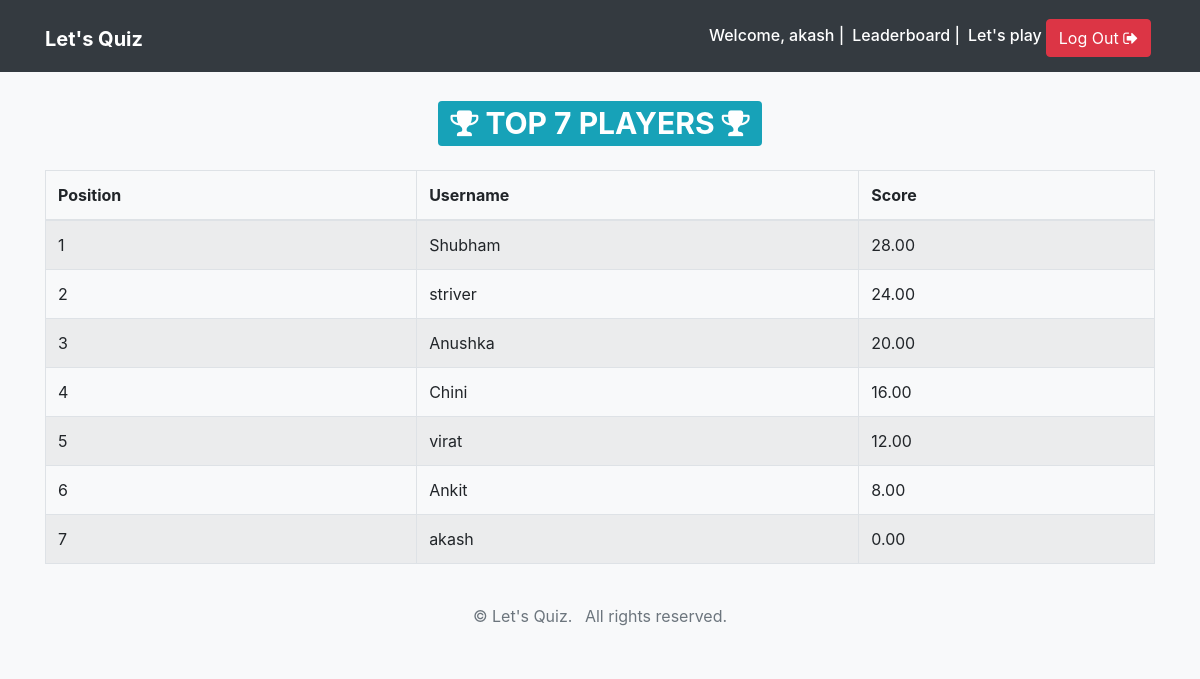
Page /leaderboard/ (signed in) on the committed database.
### quiz/models.py (models this page shows, shortened)
class QuizProfile(TimeStampedModel):
    user = models.OneToOneField(User, on_delete=models.CASCADE)
    total_score = models.DecimalField(_('Total Score'), default=0, decimal_places=2, max_digits=10)

### quiz/views.py (the view)
# urls.py: url(r'^leaderboard/$', views.leaderboard, name='leaderboard'),
def leaderboard(request):
    top_quiz_profiles = QuizProfile.objects.order_by('-total_score')[:500]
    total_count = top_quiz_profiles.count()
    context = {
        'top_quiz_profiles': top_quiz_profiles,
        'total_count': total_count,
    }
    return render(request, 'quiz/leaderboard.html', context=context)

### templates/quiz/leaderboard.html (shortened to what this page needs)
{% extends 'base.html' %}
{% block content %}
<div class="container">
    <h1 class="text-center my-4"><span class="badge badge-info"><i class="fa fa-trophy" aria-hidden="true"></i> TOP {{ total_count }} PLAYERS <i class="fa fa-trophy" aria-hidden="true"></i></span></h1>
    <table class="table table-striped table-bordered">
        <thead>
            <tr>
                <th>Position</th>
                <th>Username</th>
                <th>Score</th>
            </tr>
        </thead>
        <tbody>
            {% for quiz_profile in top_quiz_profiles %}
            <tr>
                <td>{{ forloop.counter }}</td>
                <td>{{ quiz_profile.user.username }}</td>
                <td>{{ quiz_profile.total_score }}</td>
            </tr>
            {% endfor %}
        </tbody>
    </table>
</div>
{% endblock content %}

### templates/base.html (shortened to what this page needs)
{% load static %}
<!doctype html>
<html lang="en">
<head>
    <link rel="stylesheet" href="https://maxcdn.bootstrapcdn.com/bootstrap/4.0.0-beta.2/css/bootstrap.min.css">
    <link rel="stylesheet" href="https://maxcdn.bootstrapcdn.com/font-awesome/4.7.0/css/font-awesome.min.css">
    <link rel="stylesheet" href="https://maxcdn.bootstrapcdn.com/font-awesome/4.7.0/css/font-awesome.min.css">
    <link rel="stylesheet" href="{% static 'css/main.css' %}">
</head>
<body class="bg-light">
    <nav class="navbar navbar-expand-md navbar-dark bg-dark">
        <div class="container">
            <h1><a href="{% url 'quiz:home' %}" class="navbar-brand">
            <strong>Let's Quiz</strong></a></h1>
            <div class="collapse navbar-collapse justify-content-end " id="navbar">
                {% if not request.user.is_active %}
                <a href="{% url 'quiz:leaderboard' %}" class="btn btn-info mt-1 mx-1">Leaderboard</a>
                <a href="{% url 'quiz:login' %}" class="btn btn-info mt-1"><i class="fa fa-sign-in" aria-hidden="true"></i> Log In</a>
                {% else %}
                <h6 class="text-white mt-2 mr-2">Welcome, {{ request.user.username }} | </h6>
                <h6 class="text-white mt-2 mr-2"><a href="{% url 'quiz:leaderboard' %}" class="text-white">Leaderboard</a> |</h6>
                <h6 class="mt-2"><a href="{% url 'quiz:play' %}" class="text-white">Let's play</a></h6>
                <a href="{% url 'quiz:logout' %}" class="btn btn-danger mt-1 mx-1">Log Out <i class="fa fa-sign-out" aria-hidden="true"></i></a>
                {% endif %}
            </div>
        </div>
    </nav>
    {% block content %}
    {% endblock content %}
    <footer class="bg-light text-muted py-0">
        <div class="container py-4">
            <ul class="list-inline mb-0 text-center">
                <li class="list-inline-item">&copy;  Let's Quiz.</li>
                <li class="list-inline-item">All rights reserved.</li>
            </ul>
        </div>
    </footer>
</body>
</html>

### rows in the picture
QuizProfile: user.username "Shubham", total_score "28.00"
QuizProfile: user.username "striver", total_score "24.00"
QuizProfile: user.username "Anushka", total_score "20.00"
QuizProfile: user.username "Chini", total_score "16.00"
QuizProfile: user.username "virat", total_score "12.00"
QuizProfile: user.username "Ankit", total_score "8.00"
QuizProfile: user.username "akash", total_score "0.00"

### other values in the picture
{{ request.user.username }} "akash"
{{ total_count }} "7"
